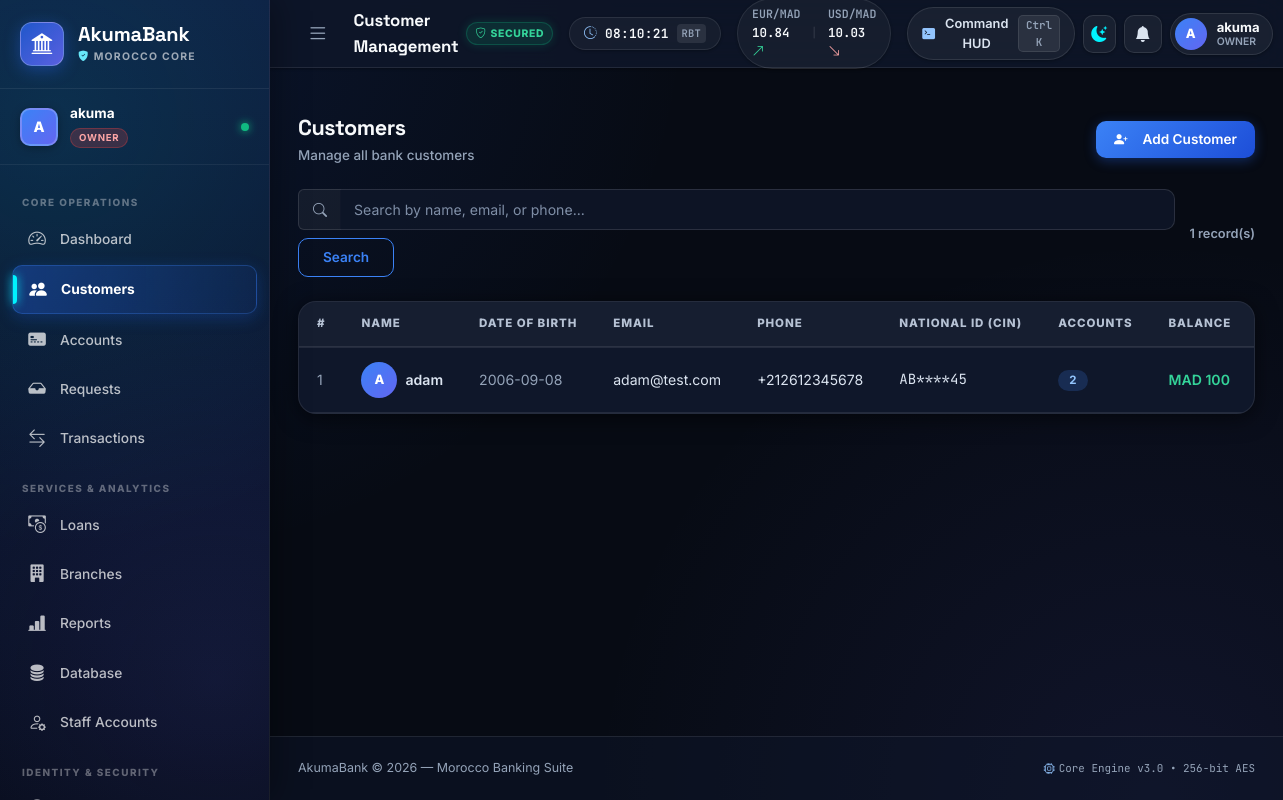
Screenshot of /customers (signed in) with the database file from the repository.
### tables this page shows
CREATE TABLE USERS (
                UserID   INTEGER PRIMARY KEY AUTOINCREMENT,
                Username TEXT    NOT NULL UNIQUE,
                Password TEXT    NOT NULL,
                ProfilePicture TEXT,
                FullName TEXT,
                Email TEXT,
                DateOfBirth TEXT,
                Phone TEXT,
                Address TEXT,
                NationalID TEXT,
                ApprovalStatus TEXT NOT NULL DEFAULT 'Approved'
                              CHECK(ApprovalStatus IN ('Pending','Approved','Rejected')),
                MustChangePassword INTEGER NOT NULL DEFAULT 0 CHECK(MustChangePassword IN (0,1)),
                Role     TEXT    NOT NULL DEFAULT 'Admin'
                         CHECK(Role IN ('Owner','Admin','Customer'))
            , BannerImage TEXT, BannerColor TEXT DEFAULT '#5865f2', AboutMe TEXT, CustomStatus TEXT, Pronouns TEXT);

CREATE TABLE CUSTOMER (
            CustomerID   INTEGER PRIMARY KEY AUTOINCREMENT,
            Name         TEXT    NOT NULL,
            DateOfBirth  TEXT    NOT NULL,
            Email        TEXT    NOT NULL UNIQUE,
            Phone        TEXT    NOT NULL,
            Address      TEXT    NOT NULL,
            NationalID    TEXT    NOT NULL UNIQUE,
            CreatedAt    TEXT    DEFAULT (datetime('now'))
        );

### routes/customers.py (the view)
@customers_bp.route("/customers")
@login_required
def customers():
    search = request.args.get("q", "").strip()
    conn = get_db()
    if search:
        rows = conn.execute("""
            SELECT c.*,
                   COUNT(a.AccountID) AS account_count,
                   COALESCE(SUM(a.Balance), 0) AS total_balance
            FROM CUSTOMER c
            LEFT JOIN ACCOUNT a ON c.CustomerID = a.CustomerID
            WHERE c.Name LIKE ? OR c.Email LIKE ? OR c.Phone LIKE ?
            GROUP BY c.CustomerID
            ORDER BY c.Name
        """, (f"%{search}%", f"%{search}%", f"%{search}%")).fetchall()
    else:
        rows = conn.execute("""
            SELECT c.*,
                   COUNT(a.AccountID) AS account_count,
                   COALESCE(SUM(a.Balance), 0) AS total_balance
            FROM CUSTOMER c
            LEFT JOIN ACCOUNT a ON c.CustomerID = a.CustomerID
            GROUP BY c.CustomerID
            ORDER BY c.Name
        """).fetchall()
    can_review_signups = session.get("user", {}).get("role") in ("Owner", "Admin")
    pending_signups = []
    reset_requests = []
    if can_review_signups:
        pending_signups = conn.execute(
            """SELECT UserID, FullName, Email, DateOfBirth, Phone, Address, NationalID
               FROM USERS WHERE Role='Customer' AND ApprovalStatus='Pending'
               ORDER BY UserID"""
        ).fetchall()
        reset_requests = conn.execute(
            """SELECT r.RequestID, r.RequestedAt, u.FullName, u.Email
               FROM PASSWORD_RESET_REQUEST r JOIN USERS u ON u.UserID=r.UserID
               WHERE r.Status='Pending' ORDER BY r.RequestedAt, r.RequestID"""
        ).fetchall()
    conn.close()
    return render_template(
        "customers.html",
        customers=rows,
        search=search,
        pending_signups=pending_signups,
        reset_requests=reset_requests,
        pending_temporary_passwords=(
            session.get("pending_temporary_passwords", []) if can_review_signups else []
        ),
        can_review_signups=can_review_signups,
    )

### app.py (called while the page is built)
@app.context_processor
def inject_card_tiers():
    return {
        "CARD_TIERS": CARD_TIERS,
        "list_card_tiers": list_card_tiers,
        "get_card_tier": get_card_tier,
    }

@app.context_processor
def inject_notifications():
    user = session.get("user")
    if not user:
        return {}
    try:
        conn = get_db()
        rows = conn.execute(
            """SELECT NotificationID, Title, Body, Category, Icon, Link, IsRead, CreatedAt
               FROM NOTIFICATION WHERE UserID=?
               ORDER BY NotificationID DESC LIMIT 8""",
            (user.get("id"),),
        ).fetchall()
        unread = conn.execute(
            "SELECT COUNT(*) FROM NOTIFICATION WHERE UserID=? AND IsRead=0",
            (user.get("id"),),
        ).fetchone()[0]
        conn.close()
        return {"nav_notifications": rows, "nav_unread_count": unread}
    except Exception:
        return {"nav_notifications": [], "nav_unread_count": 0}

### database.py (called while the page is built)
def get_db():
    os.makedirs(DATABASE_DIR, exist_ok=True)
    conn = sqlite3.connect(DB_PATH)
    conn.row_factory = sqlite3.Row
    conn.execute("PRAGMA foreign_keys = ON")
    return conn

### routes/customers.py (called while the page is built)
def login_required(f):
    @wraps(f)
    def decorated(*args, **kwargs):
        if "user" not in session:
            return redirect(url_for("auth.login"))
        return f(*args, **kwargs)
    return decorated

### templates/customers.html (shortened to what this page needs)
{% extends "base.html" %}
{% block page_title %}Customer Management{% endblock %}
{% block content %}
<div class="page-header-row">
  <div>
    <h4 class="page-heading">Customers</h4>
    <p class="page-sub">Manage all bank customers</p>
  </div>
  {% if can_review_signups %}
  <button class="btn btn-primary" data-bs-toggle="modal" data-bs-target="#addCustomerModal">
    <i class="bi bi-person-plus-fill me-2"></i>Add Customer
  </button>
  {% endif %}
</div>
<div class="search-bar-row mb-4">
  <form class="d-flex gap-2" method="GET">
    <div class="input-group">
      <span class="input-group-text"><i class="bi bi-search text-muted"></i></span>
      <input type="text" name="q" value="{{ search }}" class="form-control" placeholder="Search by name, email, or phone..." />
    </div>
    <button class="btn btn-outline-primary px-4" type="submit">Search</button>
  </form>
  <div class="result-count ms-auto text-muted small">{{ customers|length }} record(s)</div>
</div>
<div class="card-panel">
  <div class="panel-body p-0">
    <div class="table-responsive">
      <table class="table table-hover align-middle mb-0" id="customersTable">
        <thead>
          <tr>
            <th>#</th>
            <th>Name</th>
            <th>Date of Birth</th>
            <th>Email</th>
            <th>Phone</th>
            <th>National ID (CIN)</th>
            <th>Accounts</th>
            <th>Balance</th>
            <th class="text-center">Actions</th>
          </tr>
        </thead>
        <tbody>
          {% for c in customers %}
          <tr>
            <td class="text-muted small">{{ c.CustomerID }}</td>
            <td>
              <div class="d-flex align-items-center gap-2">
                <div class="table-avatar">{{ c.Name[0]|upper }}</div>
                <span class="fw-semibold">{{ c.Name }}</span>
              </div>
            </td>
            <td class="text-muted">{{ c.DateOfBirth }}</td>
            <td>{{ c.Email }}</td>
            <td>{{ c.Phone }}</td>
            <td class="mono-text">{{ c.NationalID[:2] }}****{{ c.NationalID[-2:] }}</td>
            <td><span class="badge bg-primary-soft text-primary">{{ c.account_count }}</span></td>
            <td class="fw-semibold text-success">MAD {{ "{:,.0f}".format(c.total_balance) }}</td>
            <td class="text-center text-nowrap">
            </td>
          </tr>
          {% else %}
          <tr><td colspan="9" class="text-center py-5 text-muted">No customers found.</td></tr>
          {% endfor %}
        </tbody>
      </table>
    </div>
  </div>
</div>
{% endblock %}

### templates/base.html (shortened to what this page needs)
<!DOCTYPE html>
<html lang="en-MA">
<head>
  <link href="https://cdn.jsdelivr.net/npm/bootstrap@5.3.2/dist/css/bootstrap.min.css" rel="stylesheet" />
  <link href="https://cdn.jsdelivr.net/npm/bootstrap-icons@1.11.3/font/bootstrap-icons.css" rel="stylesheet" />
  <link rel="stylesheet" href="{{ url_for('static', filename='css/style.css') }}" />
</head>
<body>
<div class="sidebar" id="sidebar">
  <div class="sidebar-brand">
    <div class="brand-icon">
      <i class="bi bi-bank2"></i>
    </div>
    <div class="brand-text">
      <span class="brand-name">AkumaBank</span>
      <span class="brand-sub"><i class="bi bi-shield-fill-check text-info me-1"></i>Morocco Core</span>
    </div>
  </div>
  <div class="sidebar-user" style="cursor: pointer;" onclick="window.openProfileCard({{ session.user.id }})" title="View your Executive Profile Card">
    {% if session.user.has_pfp or session.user.profile_picture %}
    <img class="user-avatar" src="{{ url_for('profiles.user_avatar', user_id=session.user.id, v=session.user.avatar_version or 0) }}" alt="" />
    {% else %}
    <div class="user-avatar">{{ session.user.username[0]|upper }}</div>
    {% endif %}
    <div class="user-info">
      <div class="user-name">{{ session.user.username }}</div>
      <div class="user-role badge-role role-{{ session.user.role|lower }}">{{ session.user.role }}</div>
    </div>
    <span class="user-status-dot" title="User Session Active"></span>
  </div>
  <nav class="sidebar-nav">
    {% if session.user.role == 'Customer' %}
    <div class="nav-section-title">Banking Portal</div>
    <a href="{{ url_for('customer_portal.home') }}" class="nav-link {% if request.endpoint == 'customer_portal.home' %}active{% endif %}">
      <i class="bi bi-house-door-fill"></i><span>My Banking</span>
      <span class="nav-indicator"></span>
    </a>
    <a href="{{ url_for('documents.customer_documents') }}" class="nav-link {% if request.endpoint and request.endpoint.startswith('documents.') %}active{% endif %}">
      <i class="bi bi-folder2-open"></i><span>My Documents</span>
      <span class="nav-indicator"></span>
    </a>
    {% else %}
    <div class="nav-section-title">Core Operations</div>
    <a href="{{ url_for('dashboard.dashboard') }}" class="nav-link {% if request.endpoint=='dashboard.dashboard' %}active{% endif %}">
      <i class="bi bi-speedometer2"></i><span>Dashboard</span>
    </a>
    <a href="{{ url_for('customers.customers') }}" class="nav-link {% if request.endpoint and 'customer' in request.endpoint and 'portal' not in request.endpoint %}active{% endif %}">
      <i class="bi bi-people-fill"></i><span>Customers</span>
    </a>
    <a href="{{ url_for('accounts.accounts') }}" class="nav-link {% if request.endpoint=='accounts.accounts' %}active{% endif %}">
      <i class="bi bi-credit-card-2-front-fill"></i><span>Accounts</span>
    </a>
    <a href="{{ url_for('accounts.requests_center') }}" class="nav-link {% if request.endpoint=='accounts.requests_center' %}active{% endif %}">
      <i class="bi bi-inbox-fill"></i><span>Requests</span>
    </a>
    <a href="{{ url_for('transactions.transactions') }}" class="nav-link {% if request.endpoint and 'transaction' in request.endpoint %}active{% endif %}">
      <i class="bi bi-arrow-left-right"></i><span>Transactions</span>
    </a>
    <div class="nav-section-title">Services &amp; Analytics</div>
    <a href="{{ url_for('loans.loans') }}" class="nav-link {% if request.endpoint and 'loan' in request.endpoint %}active{% endif %}">
      <i class="bi bi-cash-coin"></i><span>Loans</span>
    </a>
    <a href="{{ url_for('branches.branches') }}" class="nav-link {% if request.endpoint and 'branch' in request.endpoint %}active{% endif %}">
      <i class="bi bi-building-fill"></i><span>Branches</span>
    </a>
    <a href="{{ url_for('reports.reports') }}" class="nav-link {% if request.endpoint and 'report' in request.endpoint %}active{% endif %}">
      <i class="bi bi-bar-chart-line-fill"></i><span>Reports</span>
    </a>
    <a href="{{ url_for('database_panel.database') }}" class="nav-link {% if request.endpoint and 'database' in request.endpoint %}active{% endif %}">
      <i class="bi bi-database-fill"></i><span>Database</span>
    </a>
    {% if session.user.role in ('Owner', 'Admin') %}
    <a href="{{ url_for('users.users') }}" class="nav-link {% if request.endpoint and 'users.' in request.endpoint %}active{% endif %}">
      <i class="bi bi-person-gear"></i><span>Staff Accounts</span>
    </a>
    {% endif %}
    {% endif %}
    <div class="nav-section-title">Identity &amp; Security</div>
    <a href="{{ url_for('profiles.settings') }}" class="nav-link {% if request.endpoint == 'profiles.settings' %}active{% endif %}">
      <i class="bi bi-person-circle"></i><span>Account Settings</span>
    </a>
  </nav>
</div>
<div class="main-wrapper" id="mainWrapper">
  <header class="topbar">
    <button class="sidebar-toggle" id="sidebarToggle" aria-label="Toggle navigation">
      <i class="bi bi-list"></i>
    </button>
    <div class="topbar-breadcrumb d-flex align-items-center gap-2">
      <span class="page-title">{% block page_title %}Dashboard{% endblock %}</span>
      <span class="badge-cyber-shield d-none d-sm-inline-flex align-items-center">
        <i class="bi bi-shield-check me-1"></i>SECURED
      </span>
    </div>
    <div class="topbar-center d-none d-xl-flex align-items-center gap-3">
      <div class="topbar-pill topbar-clock" id="topbarClockPill" title="Rabat Banking Local Time (GMT+1)">
        <i class="bi bi-clock-history text-primary"></i>
        <span id="rabatClockText">--:--:--</span>
        <span class="topbar-pill-sub">RBT</span>
      </div>
      <div class="topbar-pill topbar-fx-ticker" title="Indicative Interbank FX Rates (Bank Al-Maghrib)">
        <span class="fx-item"><span class="fx-code">EUR/MAD</span> 10.84 <i class="bi bi-arrow-up-right text-success"></i></span>
        <span class="fx-sep">|</span>
        <span class="fx-item"><span class="fx-code">USD/MAD</span> 10.03 <i class="bi bi-arrow-down-right text-danger"></i></span>
      </div>
    </div>
    <div class="topbar-actions ms-auto d-flex align-items-center gap-2">
      <button class="topbar-btn-hud" id="openCommandPaletteBtn" title="Open Command HUD (Ctrl + K)">
        <i class="bi bi-terminal-fill text-primary"></i>
        <span class="hud-btn-label d-none d-md-inline">Command HUD</span>
        <kbd class="hud-kbd d-none d-md-inline">Ctrl K</kbd>
      </button>
      <button class="topbar-icon-btn theme-toggle-btn" id="themeToggleBtn" title="Switch Theme (Cyber Dark / Crisp Light)" aria-label="Toggle theme">
        <i class="bi bi-moon-stars-fill theme-moon-icon"></i>
      </button>
      <div class="dropdown">
        <button class="topbar-icon-btn position-relative" id="notifDropdownBtn" data-bs-toggle="dropdown" data-bs-auto-close="outside" aria-expanded="false" title="Notifications">
          <i class="bi bi-bell-fill"></i>
        </button>
      </div>
      <div class="dropdown">
        <div class="topbar-user-badge dropdown-toggle" id="userMenuBtn" data-bs-toggle="dropdown" aria-expanded="false" role="button">
          {% if session.user.has_pfp or session.user.profile_picture %}
          <img class="topbar-avatar" src="{{ url_for('profiles.user_avatar', user_id=session.user.id, v=session.user.avatar_version or 0) }}" alt="" />
          {% else %}
          <div class="topbar-avatar">{{ session.user.username[0]|upper }}</div>
          {% endif %}
          <div class="d-none d-md-flex flex-column text-start lh-sm">
            <span class="topbar-username">{{ session.user.username }}</span>
            <span class="topbar-role-sub">{{ session.user.role }}</span>
          </div>
        </div>
      </div>
    </div>
  </header>
  <div class="flash-container">
  </div>
  <main class="page-content">
    {% block content %}{% endblock %}
  </main>
  <footer class="page-footer">
    <div class="d-flex flex-column flex-sm-row align-items-center justify-content-between gap-2">
      <span>AkumaBank &copy; 2026 &mdash; Morocco Banking Suite</span>
      <span class="font-monospace text-muted small"><i class="bi bi-cpu text-primary me-1"></i>Core Engine v3.0 &bull; 256-bit AES</span>
    </div>
  </footer>
</div>
<div class="toast-container position-fixed bottom-0 end-0 p-3" id="cyberToastContainer" style="z-index: 1099;"></div>
</body>
</html>

### rows the page displays
USERS: user.username "akuma", user.role "OWNER"
CUSTOMER: CustomerID "1", Name "A", Name "adam", DateOfBirth "2006-09-08", Email "adam@test.com", Phone "+212612345678", NationalID "AB", NationalID "45", account_count "2", total_balance "100"

### other values shown
{{ session.user.username[0]|upper }} "A"
{{ customers|length }} "1"
